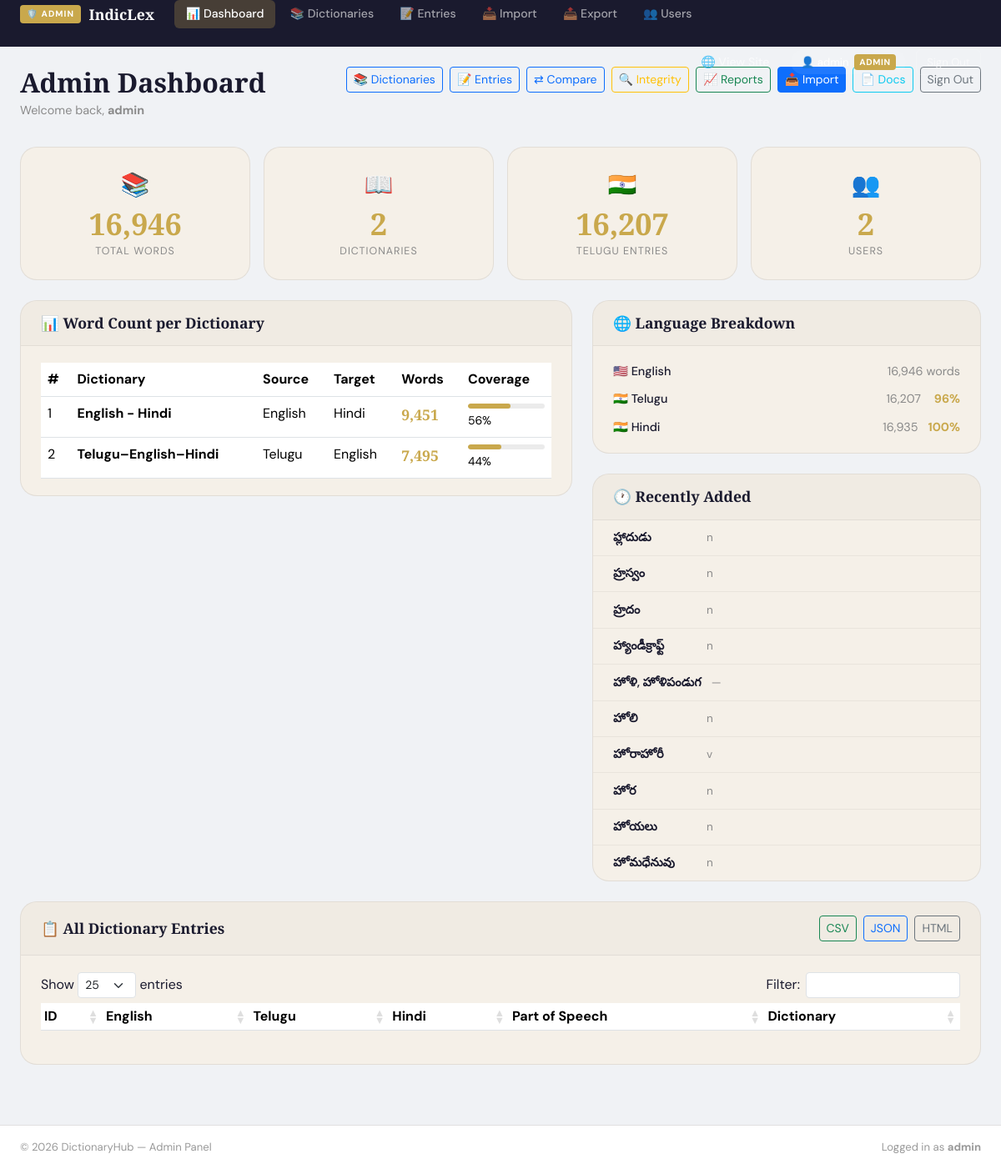
/index.php?page=admin_dashboard (signed in), run on the app's committed database.
### tables this page shows
CREATE TABLE `dictionaries` (
  `id` int(10) UNSIGNED NOT NULL,
  `name` varchar(255) NOT NULL,
  `description` text DEFAULT NULL,
  `source_lang` varchar(50) NOT NULL DEFAULT 'Telugu',
  `target_lang` varchar(50) NOT NULL DEFAULT 'English',
  `created_by` int(10) UNSIGNED DEFAULT NULL,
  `created_at` timestamp NOT NULL DEFAULT current_timestamp()
);

### includes/auth.php (called while the page is built, shortened)
<?php
function is_logged_in() {
    return isset($_SESSION['user_id']) && !empty($_SESSION['user_id']);
}
function current_user() {
    return [
        'id'       => $_SESSION['user_id'],
        'username' => $_SESSION['username'],
        'role'     => $_SESSION['role'],
    ];
}

### includes/admin_stats_data.php (called while the page is built, shortened)
<?php
$r = $db->query("SELECT COUNT(*) AS total FROM dictionary_entries");
if ($r) {
    $total_words = (int) $r->fetch_assoc()['total'];
}
$r = $db->query("SELECT COUNT(*) AS total FROM dictionary_entries WHERE telugu != '' AND telugu IS NOT NULL");
if ($r) {
    $with_telugu = (int) $r->fetch_assoc()['total'];
}
$r = $db->query("SELECT COUNT(*) AS total FROM dictionary_entries WHERE hindi != '' AND hindi IS NOT NULL");
if ($r) {
    $with_hindi = (int) $r->fetch_assoc()['total'];
}

### pages/admin_dashboard.php (the view, shortened to what this page needs)
<?php
require_once __DIR__ . '/../includes/auth.php';
require_once __DIR__ . '/../includes/db.php';
require_once __DIR__ . '/../includes/admin_stats_data.php';
$dict_stats = [];
$r = $db->query("
    SELECT d.id, d.name, d.source_lang, d.target_lang,
           COUNT(de.id) AS word_count
    FROM dictionaries d
    LEFT JOIN dictionary_entries de ON de.dictionary_id = d.id
    GROUP BY d.id, d.name, d.source_lang, d.target_lang
    ORDER BY word_count DESC
");
if ($r) while ($row = $r->fetch_assoc()) $dict_stats[] = $row;
$recent = [];
$r = $db->query("
    SELECT de.word, de.telugu, de.hindi, d.name AS dictionary_name
    FROM dictionary_entries de
    JOIN dictionaries d ON de.dictionary_id = d.id
    ORDER BY de.id DESC LIMIT 10
");
if ($r) while ($row = $r->fetch_assoc()) $recent[] = $row;
?>
<link rel="stylesheet" href="https://cdn.datatables.net/1.13.7/css/dataTables.bootstrap5.min.css">
<div class="admin-wrap">
  <div class="container-fluid px-4 py-4">
    <div class="admin-page-header">
      <div>
        <h1 class="admin-title">Admin Dashboard</h1>
        <p class="admin-subtitle">Welcome back, <strong><?php echo htmlspecialchars(current_user()['username']); ?></strong></p>
      </div>
      <div class="admin-header-actions d-flex flex-wrap gap-2">
        <a href="index.php?page=admin_dictionaries" class="btn btn-outline-primary btn-sm">📚 Dictionaries</a>
        <a href="index.php?page=admin_entries"      class="btn btn-outline-primary btn-sm">📝 Entries</a>
        <a href="index.php?page=admin_compare"      class="btn btn-outline-primary btn-sm">⇄ Compare</a>
        <a href="index.php?page=admin_integrity"    class="btn btn-outline-warning btn-sm">🔍 Integrity</a>
        <a href="index.php?page=admin_reports"      class="btn btn-outline-success btn-sm">📈 Reports</a>
        <a href="index.php?page=admin_import"       class="btn btn-primary btn-sm">📥 Import</a>
        <a href="index.php?page=admin_docs"         class="btn btn-outline-info btn-sm">📄 Docs</a>
        <a href="index.php?page=logout"             class="btn btn-outline-secondary btn-sm">Sign Out</a>
      </div>
    </div>
    <?php require __DIR__ . '/../includes/admin_stats_cards.php'; ?>
    <div class="row g-4 mb-4">
      <div class="col-md-7">
        <div class="admin-card">
          <div class="admin-card-header"><h5>📊 Word Count per Dictionary</h5></div>
          <div class="admin-card-body">
            <table class="table table-hover mb-0">
              <thead>
                <tr><th>#</th><th>Dictionary</th><th>Source</th><th>Target</th><th>Words</th><th>Coverage</th></tr>
              </thead>
              <tbody>
                <?php foreach ($dict_stats as $i => $d):
                  $pct = $total_words > 0 ? round(($d['word_count'] / $total_words) * 100) : 0;
                ?>
                  <tr>
                    <td><?php echo $i + 1; ?></td>
                    <td><strong><?php echo htmlspecialchars($d['name']); ?></strong></td>
                    <td><?php echo htmlspecialchars($d['source_lang']); ?></td>
                    <td><?php echo htmlspecialchars($d['target_lang']); ?></td>
                    <td><span class="admin-word-count"><?php echo number_format($d['word_count']); ?></span></td>
                    <td>
                      <div class="admin-progress">
                        <div class="admin-progress-bar" style="width:<?php echo $pct; ?>%"></div>
                      </div>
                      <small><?php echo $pct; ?>%</small>
                    </td>
                  </tr>
                <?php endforeach; ?>
              </tbody>
            </table>
          </div>
        </div>
      </div>
      <div class="col-md-5">
        <div class="admin-card mb-4">
          <div class="admin-card-header"><h5>🌐 Language Breakdown</h5></div>
          <div class="admin-card-body">
            <div class="lang-breakdown">
              <div class="lang-row">
                <span class="lang-name">🇺🇸 English</span>
                <span class="lang-count"><?php echo number_format($total_words); ?> words</span>
              </div>
              <div class="lang-row">
                <span class="lang-name">🇮🇳 Telugu</span>
                <span class="lang-count"><?php echo number_format($with_telugu); ?></span>
                <span class="lang-pct"><?php echo $total_words > 0 ? round(($with_telugu / $total_words) * 100) : 0; ?>%</span>
              </div>
              <div class="lang-row">
                <span class="lang-name">🇮🇳 Hindi</span>
                <span class="lang-count"><?php echo number_format($with_hindi); ?></span>
                <span class="lang-pct"><?php echo $total_words > 0 ? round(($with_hindi / $total_words) * 100) : 0; ?>%</span>
              </div>
            </div>
          </div>
        </div>
        <div class="admin-card">
          <div class="admin-card-header"><h5>🕐 Recently Added</h5></div>
          <div class="admin-card-body p-0">
            <ul class="admin-recent-list">
              <?php foreach ($recent as $entry): ?>
                <li class="admin-recent-item">
                  <div class="admin-recent-word"><?php echo htmlspecialchars($entry['word']); ?></div>
                  <div class="admin-recent-trans"><?php echo htmlspecialchars($entry['telugu'] ?: '—'); ?></div>
                </li>
              <?php endforeach; ?>
            </ul>
          </div>
        </div>
      </div>
    </div>
    <div class="admin-card">
      <div class="admin-card-header d-flex justify-content-between align-items-center">
        <h5 class="mb-0">📋 All Dictionary Entries</h5>
        <div class="d-flex gap-2">
          <a href="index.php?page=upload&action=export&format=csv"  class="btn btn-outline-success btn-sm">CSV</a>
          <a href="index.php?page=upload&action=export&format=json" class="btn btn-outline-primary btn-sm">JSON</a>
          <a href="index.php?page=upload&action=export&format=html" class="btn btn-outline-secondary btn-sm">HTML</a>
        </div>
      </div>
      <div class="admin-card-body">
        <table id="entriesTable" class="table table-hover table-sm" style="width:100%">
          <thead>
            <tr>
              <th>ID</th><th>English</th><th>Telugu</th>
              <th>Hindi</th><th>Part of Speech</th><th>Dictionary</th>
            </tr>
          </thead>
        </table>
      </div>
    </div>
  </div>
</div>

### assets/css/style.css (style rules this page uses)
:root { --ink: #1a1a2e; --cream: #f5f0e8; --gold: #c9a84c; --accent: #e05a3a; --muted: #8a8a8a; }
* { box-sizing: border-box; }
body { font-family: 'DM Sans', sans-serif; background-color: var(--cream); color: var(--ink); transition: background 0.4s, color 0.4s; overflow-x: hidden; }
.admin-card { background: var(--cream); border: 1.5px solid rgba(0,0,0,0.08); border-radius: 20px; overflow: hidden; }
.admin-card-header { padding: 1rem 1.5rem; border-bottom: 1px solid rgba(0,0,0,0.06); background: rgba(0,0,0,0.02); }
.admin-card-header h5 { font-family: 'Playfair Display', serif; font-size: 1.1rem; font-weight: 700; margin: 0; }
.admin-card-body { padding: 1.25rem 1.5rem; }
.admin-word-count { font-family: 'Playfair Display', serif; font-size: 1.1rem; font-weight: 700; color: var(--gold); }
.admin-progress { height: 6px; background: rgba(0,0,0,0.08); border-radius: 3px; overflow: hidden; margin-bottom: 2px; }
.admin-progress-bar { height: 100%; background: var(--gold); border-radius: 3px; transition: width 0.6s ease; }
.lang-breakdown { display: flex; flex-direction: column; gap: 0.75rem; }
.lang-row { display: flex; align-items: center; gap: 0.75rem; font-size: 0.9rem; }
.lang-name { flex: 1; font-weight: 500; }
.lang-count { color: var(--muted); }
.lang-pct { font-weight: 700; color: var(--gold); min-width: 35px; text-align: right; }
.admin-recent-list { list-style: none; padding: 0; margin: 0; }
.admin-recent-item { padding: 0.65rem 1.5rem; border-bottom: 1px solid rgba(0,0,0,0.05); display: flex; align-items: baseline; gap: 0.75rem; }
.admin-recent-item:last-child { border-bottom: none; }
.admin-recent-word { font-weight: 600; font-size: 0.9rem; min-width: 100px; }
.admin-recent-trans { color: var(--muted); font-size: 0.85rem; }
.admin-page-header { display: flex; align-items: flex-start; justify-content: space-between; flex-wrap: wrap; gap: 1rem; margin-bottom: 2rem; }
.admin-title { font-family: 'Playfair Display', serif; font-size: 2rem; font-weight: 700; margin: 0; }
.admin-subtitle { color: var(--muted); font-size: 0.9rem; margin: 0.25rem 0 0; }
.admin-header-actions { display: flex; gap: 0.5rem; flex-wrap: wrap; }
.admin-wrap { min-height: 80vh; }

### assets/css/admin.css (style rules this page uses)
.admin-body { background: #f0f2f5; font-family: 'DM Sans', sans-serif; min-height: 100vh; }

### data on the page
dictionaries: name "English - Hindi", source_lang "English", target_lang "Hindi", word_count "9,451", pct "56"
dictionaries: name "Telugu–English–Hindi", source_lang "Telugu", target_lang "English", word_count "7,495", pct "44"

### other printed values
current_user()['username'] "admin"
$total_words "16,946"
$total_dicts "2"
$with_telugu "16,207"
$total_users "2"
$with_hindi "16,935"
$entry['word'] "హ్లాదుడు"
$entry['telugu'] ?: '—' "n"
$entry['word'] "హ్రస్వం"
$entry['word'] "హ్రదం"
$entry['word'] "హ్యాండీక్రాఫ్ట్"
$entry['word'] "హోళి, హోళిపండుగ"
$entry['telugu'] ?: '—' "—"
$entry['word'] "హోలి"
$entry['word'] "హోరాహోరీ"
